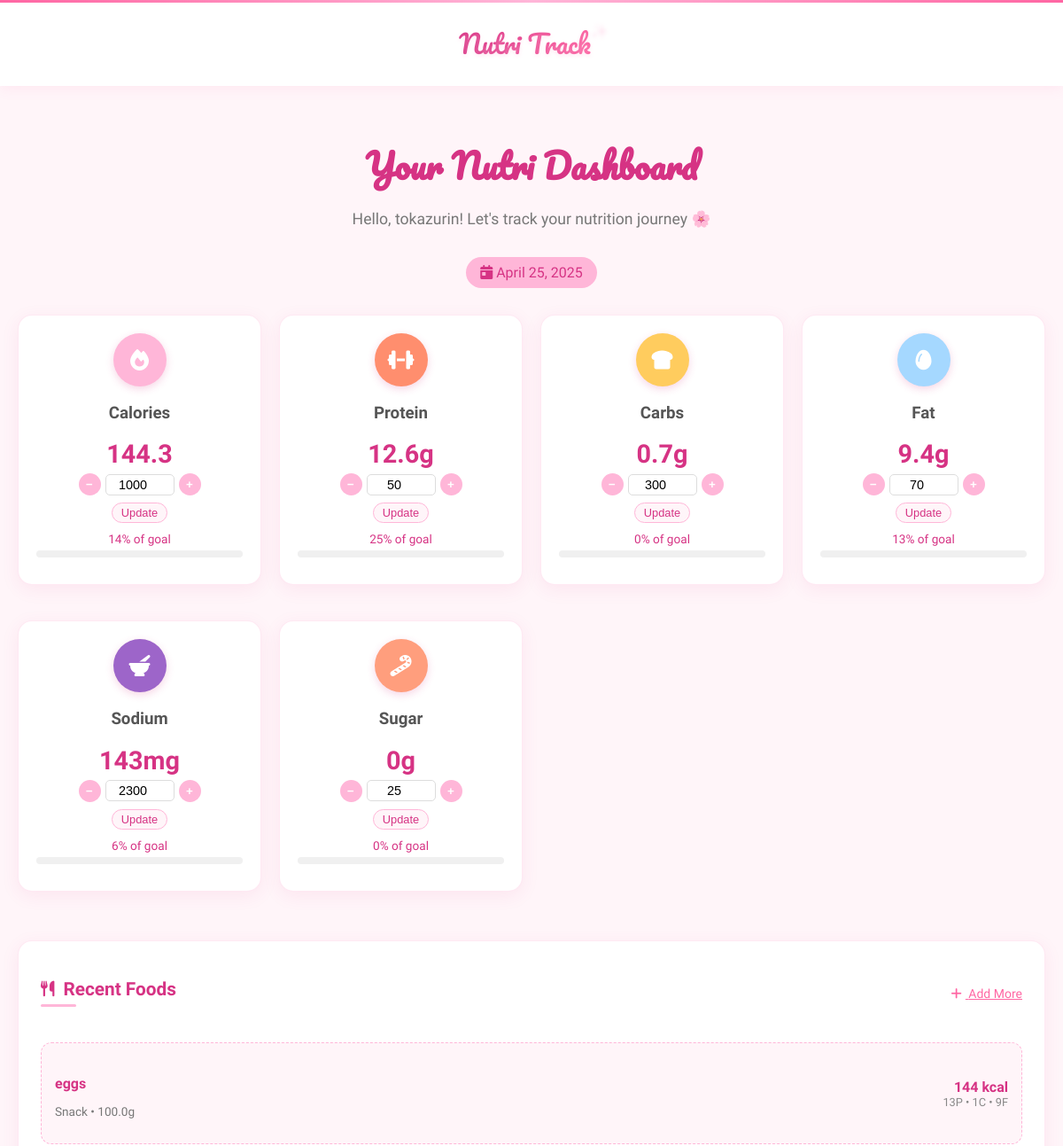
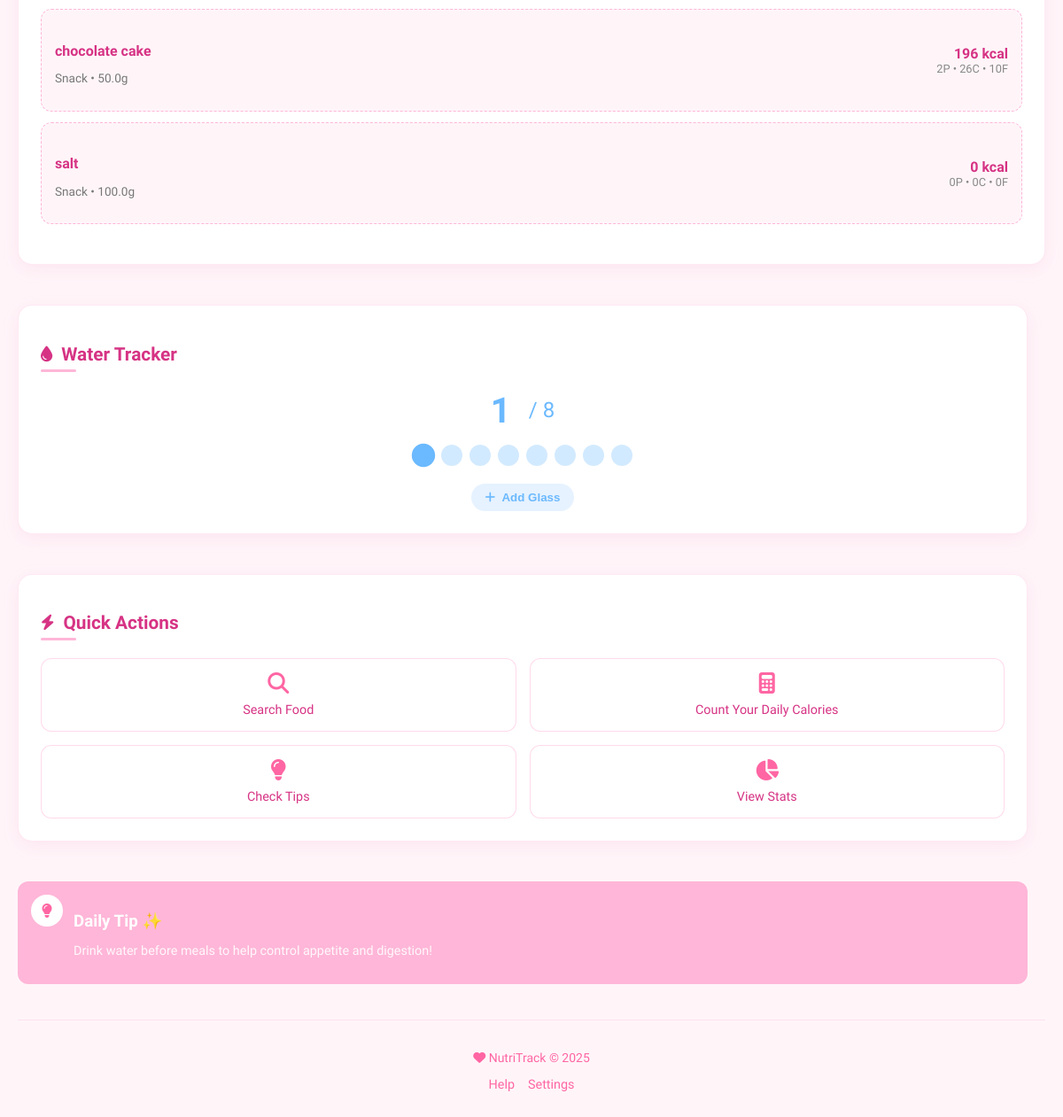
The page /dashboard/ (signed in) on the database its author committed (2 pictures, top to bottom).
### counter/models.py (models this page shows, shortened)
class CustomUser(AbstractUser):
    age = models.PositiveIntegerField(null=True, blank=True)
    height = models.FloatField(help_text="Height in cm", null=True, blank=True)
    weight = models.FloatField(help_text="Weight in kg", null=True, blank=True)
    gender = models.CharField(
        max_length=20,
        choices=[
            ('male', 'Male'),
            ('female', 'Female'),
            ('other', 'Other'),
            ('prefer_not_to_say', 'Prefer not to say')
        ],
        null=True,
        blank=True
    )
    goals = models.CharField(max_length=255, blank=True)
    profile_picture = models.ImageField(upload_to='profile_pics/', null=True, blank=True)

class FoodLog(models.Model):
    user = models.ForeignKey(settings.AUTH_USER_MODEL, on_delete=models.CASCADE)
    food_name = models.CharField(max_length=255)
    calories = models.FloatField()
    protein = models.FloatField()
    carbs = models.FloatField()
    fat = models.FloatField()
    sodium = models.PositiveIntegerField(default=0)
    sugar = models.PositiveIntegerField(default=0)
    amount = models.FloatField(help_text="Amount in grams")
    meal_time = models.CharField(max_length=20, choices=MEAL_TIME_CHOICES, default='snack')
    date = models.DateTimeField(auto_now_add=True)
    class Meta:
        ordering = ['-date']
        verbose_name = 'Food Log'
        verbose_name_plural = 'Food Logs'

### counter/views.py (the view)
# urls.py: path('dashboard/', views.dashboard_view, name='dashboard'),
@login_required
def dashboard_view(request):
    today = timezone.now().date()
    foods = FoodLog.objects.filter(user=request.user, date__date=today)
    water_intakes = WaterIntake.objects.filter(user=request.user, date__date=today)
    totals = {
        'calories': sum(f.calories for f in foods),
        'protein': sum(f.protein for f in foods),
        'carbs': sum(f.carbs for f in foods),
        'fat': sum(f.fat for f in foods),
        'sodium': sum(f.sodium for f in foods),
        'sugar': sum(f.sugar for f in foods),
        'water': water_intakes.count()
    }
    try:
        profile = request.user.profile
        goals = {
            'calories': profile.calorie_goal,
            'protein': profile.protein_goal,
            'carbs': profile.carb_goal,
            'fat': profile.fat_goal,
            'sodium': profile.sodium_goal,
            'sugar': profile.sugar_goal
        }
    except:
        goals = {
            'calories': 2000,
            'protein': 50,
            'carbs': 300,
            'fat': 70,
            'sodium': 2300,
            'sugar': 25
        }
    percentages = {
        'calories': min(100, int((totals['calories'] / goals['calories']) * 100)) if goals['calories'] else 0,
        'protein': min(100, int((totals['protein'] / goals['protein']) * 100)) if goals['protein'] else 0,
        'carbs': min(100, int((totals['carbs'] / goals['carbs']) * 100)) if goals['carbs'] else 0,
        'fat': min(100, int((totals['fat'] / goals['fat']) * 100)) if goals['fat'] else 0,
        'sodium': min(100, int((totals['sodium'] / goals['sodium']) * 100)) if goals['sodium'] else 0,
        'sugar': min(100, int((totals['sugar'] / goals['sugar']) * 100)) if goals['sugar'] else 0
    }
    return render(request, 'counter/dashboard.html', {
        'totals': totals,
        'goals': goals,
        'percentages': percentages,
        'today': today,
        'recent_foods': FoodLog.objects.filter(user=request.user).order_by('-date')[:3]
    })

### counter/templates/counter/dashboard.html (shortened to what this page needs)
{% extends "counter/base.html" %}
{% load static %}
{% block content %}
<link rel="stylesheet" href="https://cdnjs.cloudflare.com/ajax/libs/font-awesome/6.4.0/css/all.min.css">
<div class="logo-header">
    <a href="{% url 'home' %}" class="logo-container">
      <span class="logo-text">Nutri Track</span>
    </a>
</div>
<div class="main-content">
  <div class="dashboard-container">
    <div class="dashboard-header">
      <h1>Your Nutri Dashboard</h1>
      <p>Hello, {{ user.username }}! Let's track your nutrition journey 🌸</p>
      <div class="date-badge">
        <i class="fas fa-calendar-day"></i> {{ today|date:"F j, Y" }}
      </div>
    </div>
    <div class="nutrition-grid">
      <div class="dashboard-card nutrition-card">
        <div class="nutrition-icon">
          <i class="fas fa-fire"></i>
        </div>
        <h3>Calories</h3>
        <div class="nutrition-value">{{ totals.calories|default:"0" }}</div>
        <div class="nutrition-goal">
          <form method="POST" action="{% url 'update_goal' %}" class="goal-form">
            <div class="goal-adjuster">
              <button type="button" class="goal-minus" onclick="adjustGoal(this, -100)">−</button>
              <input type="number" name="goal_value" value="{{ goals.calories|default:'2000' }}"
                     min="0" class="goal-input">
              <button type="button" class="goal-plus" onclick="adjustGoal(this, 100)">+</button>
            </div>
            <button type="submit" class="goal-save">Update</button>
          </form>
        </div>
        <div class="progress-container">
          <div class="progress-text">{{ percentages.calories|default:"0" }}% of goal</div>
          <div class="progress-bar">
          </div>
        </div>
      </div>
      <div class="dashboard-card nutrition-card">
        <div class="nutrition-icon" style="background-color: #ff8e6e;">
          <i class="fas fa-dumbbell"></i>
        </div>
        <h3>Protein</h3>
        <div class="nutrition-value">{{ totals.protein|default:"0" }}g</div>
        <div class="nutrition-goal">
          <form method="POST" action="{% url 'update_goal' %}" class="goal-form">
            <div class="goal-adjuster">
              <button type="button" class="goal-minus" onclick="adjustGoal(this, -5)">−</button>
              <input type="number" name="goal_value" value="{{ goals.protein|default:'50' }}"
                     min="0" class="goal-input">
              <button type="button" class="goal-plus" onclick="adjustGoal(this, 5)">+</button>
            </div>
            <button type="submit" class="goal-save">Update</button>
          </form>
        </div>
        <div class="progress-container">
          <div class="progress-text">{{ percentages.protein|default:"0" }}% of goal</div>
          <div class="progress-bar">
          </div>
        </div>
      </div>
      <div class="dashboard-card nutrition-card">
        <div class="nutrition-icon" style="background-color: #ffcc5e;">
          <i class="fas fa-bread-slice"></i>
        </div>
        <h3>Carbs</h3>
        <div class="nutrition-value">{{ totals.carbs|default:"0" }}g</div>
        <div class="nutrition-goal">
          <form method="POST" action="{% url 'update_goal' %}" class="goal-form">
            <div class="goal-adjuster">
              <button type="button" class="goal-minus" onclick="adjustGoal(this, -5)">−</button>
              <input type="number" name="goal_value" value="{{ goals.carbs|default:'300' }}"
                     min="0" class="goal-input">
              <button type="button" class="goal-plus" onclick="adjustGoal(this, 5)">+</button>
            </div>
            <button type="submit" class="goal-save">Update</button>
          </form>
        </div>
        <div class="progress-container">
          <div class="progress-text">{{ percentages.carbs|default:"0" }}% of goal</div>
          <div class="progress-bar">
          </div>
        </div>
      </div>
      <div class="dashboard-card nutrition-card">
        <div class="nutrition-icon" style="background-color: #a5d8ff;">
          <i class="fas fa-egg"></i>
        </div>
        <h3>Fat</h3>
        <div class="nutrition-value">{{ totals.fat|default:"0" }}g</div>
        <div class="nutrition-goal">
          <form method="POST" action="{% url 'update_goal' %}" class="goal-form">
            <div class="goal-adjuster">
              <button type="button" class="goal-minus" onclick="adjustGoal(this, -5)">−</button>
              <input type="number" name="goal_value" value="{{ goals.fat|default:'70' }}"
                     min="0" class="goal-input">
              <button type="button" class="goal-plus" onclick="adjustGoal(this, 5)">+</button>
            </div>
            <button type="submit" class="goal-save">Update</button>
          </form>
        </div>
        <div class="progress-container">
          <div class="progress-text">{{ percentages.fat|default:"0" }}% of goal</div>
          <div class="progress-bar">
          </div>
        </div>
      </div>
    </div>
    <div class="nutrition-grid" style="margin-top: -15px;">
      <div class="dashboard-card nutrition-card">
        <div class="nutrition-icon" style="background-color: #9d65c9;">
          <i class="fas fa-mortar-pestle"></i>
        </div>
        <h3>Sodium</h3>
        <div class="nutrition-value">{{ totals.sodium|default:"0" }}mg</div>
        <div class="nutrition-goal">
          <form method="POST" action="{% url 'update_goal' %}" class="goal-form">
            <div class="goal-adjuster">
              <button type="button" class="goal-minus" onclick="adjustGoal(this, -100)">−</button>
              <input type="number" name="goal_value" value="{{ goals.sodium|default:'2300' }}"
                     min="0" class="goal-input">
              <button type="button" class="goal-plus" onclick="adjustGoal(this, 100)">+</button>
            </div>
            <button type="submit" class="goal-save">Update</button>
          </form>
        </div>
        <div class="progress-container">
          <div class="progress-text">{{ percentages.sodium|default:"0" }}% of goal</div>
          <div class="progress-bar">
            <div class="progress-fill sodium-fill" style="--percentage: {{ percentages.sodium|default:'0' }}%; width: var(--percentage)"></div>
          </div>
        </div>
      </div>
      <div class="dashboard-card nutrition-card">
        <div class="nutrition-icon" style="background-color: #ff9e7d;">
          <i class="fas fa-candy-cane"></i>
        </div>
        <h3>Sugar</h3>
        <div class="nutrition-value">{{ totals.sugar|default:"0" }}g</div>
        <div class="nutrition-goal">
          <form method="POST" action="{% url 'update_goal' %}" class="goal-form">
            <div class="goal-adjuster">
              <button type="button" class="goal-minus" onclick="adjustGoal(this, -5)">−</button>
              <input type="number" name="goal_value" value="{{ goals.sugar|default:'25' }}"
                     min="0" class="goal-input">
              <button type="button" class="goal-plus" onclick="adjustGoal(this, 5)">+</button>
            </div>
            <button type="submit" class="goal-save">Update</button>
          </form>
        </div>
        <div class="progress-container">
          <div class="progress-text">{{ percentages.sugar|default:"0" }}% of goal</div>
          <div class="progress-bar">
          </div>
        </div>
      </div>
    </div>
    <div style="display: grid; grid-template-columns: 1fr; gap: 1.25rem;">
      <div style="grid-column: span 2;">
        <div class="dashboard-card">
          <div class="flex justify-between items-center mb-4">
            <h2 class="card-title">
              <i class="fas fa-utensils"></i> Recent Foods
            </h2>
            <a href="{% url 'home' %}" class="pink-text text-sm">
              <i class="fas fa-plus mr-1"></i> Add More
            </a>
          </div>
          <div class="food-list">
            {% for food in recent_foods %}
            <div class="food-item">
              <div class="food-info">
                <h4>{{ food.food_name }}</h4>
                <p>{{ food.meal_time|title }} • {{ food.amount }}g</p>
              </div>
              <div class="food-macros">
                <div class="calories">{{ food.calories|floatformat:0 }} kcal</div>
                <div class="macros">{{ food.protein|floatformat:0 }}P • {{ food.carbs|floatformat:0 }}C • {{ food.fat|floatformat:0 }}F</div>
              </div>
            </div>
            {% empty %}
            <div class="text-center py-3">
              <p>No foods logged yet. Search for foods to get started!</p>
            </div>
            {% endfor %}
            {% if recent_foods %}
            <div class="text-center pt-2">
            </div>
            {% endif %}
          </div>
        </div>
      </div>
      <div style="display: flex; flex-direction: column; gap: 1.25rem;">
        <div class="dashboard-card">
          <h2 class="card-title">
            <i class="fas fa-tint"></i> Water Tracker
          </h2>
          <div class="water-tracker">
            <div class="water-stats">
              <div class="water-count">{{ totals.water|default:"0" }}</div>
              <div class="water-goal">/ 8</div>
            </div>
            <div class="water-drops">
              {% for i in "12345678" %}
                <div class="water-drop {% if forloop.counter <= totals.water %}filled{% endif %}"></div>
              {% endfor %}
            </div>
            <form method="POST" action="{% url 'log_water' %}">
              <button type="submit" class="water-button">
                <i class="fas fa-plus mr-1"></i> Add Glass
              </button>
            </form>
          </div>
        </div>
        <div class="dashboard-card">
          <h2 class="card-title">
            <i class="fas fa-bolt"></i> Quick Actions
          </h2>
          <div class="actions-grid">
            <a href="{% url 'home' %}" class="action-item">
              <i class="fas fa-search"></i>
              <span>Search Food</span>
            </a>
            <a href="{% url 'calculator' %}" class="action-item">
              <i class="fas fa-calculator"></i>
              <span>Count Your Daily Calories</span>
            </a>
            <a href="{% url 'tips' %}" class="action-item">
              <i class="fas fa-lightbulb"></i>
              <span>Check Tips</span>
            </a>
            <a href="{% url 'food_log' %}" class="action-item">
              <i class="fas fa-chart-pie"></i>
              <span>View Stats</span>
            </a>
          </div>
        </div>
        <div class="daily-tip">
          <div class="tip-icon">
            <i class="fas fa-lightbulb"></i>
          </div>
          <div class="tip-content">
            <h3>Daily Tip ✨</h3>
            <p>Drink water before meals to help control appetite and digestion!</p>
          </div>
        </div>
      </div>
    </div>
    <div class="dashboard-footer">
      <p class="text-sm pink-text">
        <i class="fas fa-heart"></i> NutriTrack © 2025
      </p>
      <div class="footer-links">
        <a href="#">Help</a>
        <a href="#">Settings</a>
      </div>
    </div>
  </div>
</div>
{% endblock %}

### rows shown on the page
CustomUser: username "tokazurin"
FoodLog: food_name "eggs", meal_time "Snack", amount "100.0", calories "144", protein "13", carbs "1", fat "9"
FoodLog: food_name "chocolate cake", meal_time "Snack", amount "50.0", calories "196", protein "2", carbs "26", fat "10"
FoodLog: food_name "salt", meal_time "Snack", amount "100.0", calories "0", protein "0", carbs "0", fat "0"

### other values the page prints
{{ totals.calories|default:"0" }} "144.3"
{{ percentages.calories|default:"0" }} "14"
{{ totals.protein|default:"0" }} "12.6"
{{ percentages.protein|default:"0" }} "25"
{{ totals.carbs|default:"0" }} "0.7"
{{ percentages.carbs|default:"0" }} "0"
{{ totals.fat|default:"0" }} "9.4"
{{ percentages.fat|default:"0" }} "13"
{{ totals.sodium|default:"0" }} "143"
{{ percentages.sodium|default:"0" }} "6"
{{ totals.sugar|default:"0" }} "0"
{{ percentages.sugar|default:"0" }} "0"
{{ totals.water|default:"0" }} "1"
